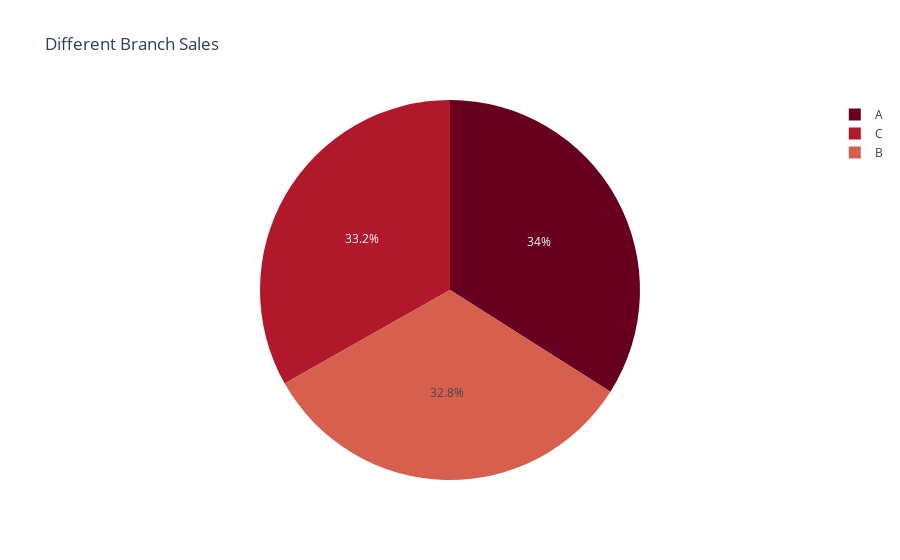

Here is the notebook cell this chart was saved with:
### Code cell
#Comparing the sales from different branches
#Analysis: Branch A - Most Sales, Branch C - Least Sales
fig = px.pie(data, values=data.Branch.value_counts(), names=data['Branch'].unique(), color_discrete_sequence=px.colors.sequential.RdBu, title = "Different Branch Sales")
fig.show()

### Figure 1 — Plotly figure (JSON) as saved in the notebook; plotly's stock layout.template omitted (floating-point values rounded to 4 significant figures)
{"data": [{"domain": {"x": [0, 1], "y": [0, 1]}, "hovertemplate": "label=%{label}<br>value=%{value}<extra></extra>", "labels": ["A", "C", "B"], "legendgroup": "", "name": "", "showlegend": true, "type": "pie", "values": [340, 332, 328]}], "layout": {"legend": {"tracegroupgap": 0}, "piecolorway": ["rgb(103,0,31)", "rgb(178,24,43)", "rgb(214,96,77)", "rgb(244,165,130)", "rgb(253,219,199)", "rgb(247,247,247)", "rgb(209,229,240)", "rgb(146,197,222)", "rgb(67,147,195)", "rgb(33,102,172)", "rgb(5,48,97)"], "title": {"text": "Different Branch Sales"}}}
